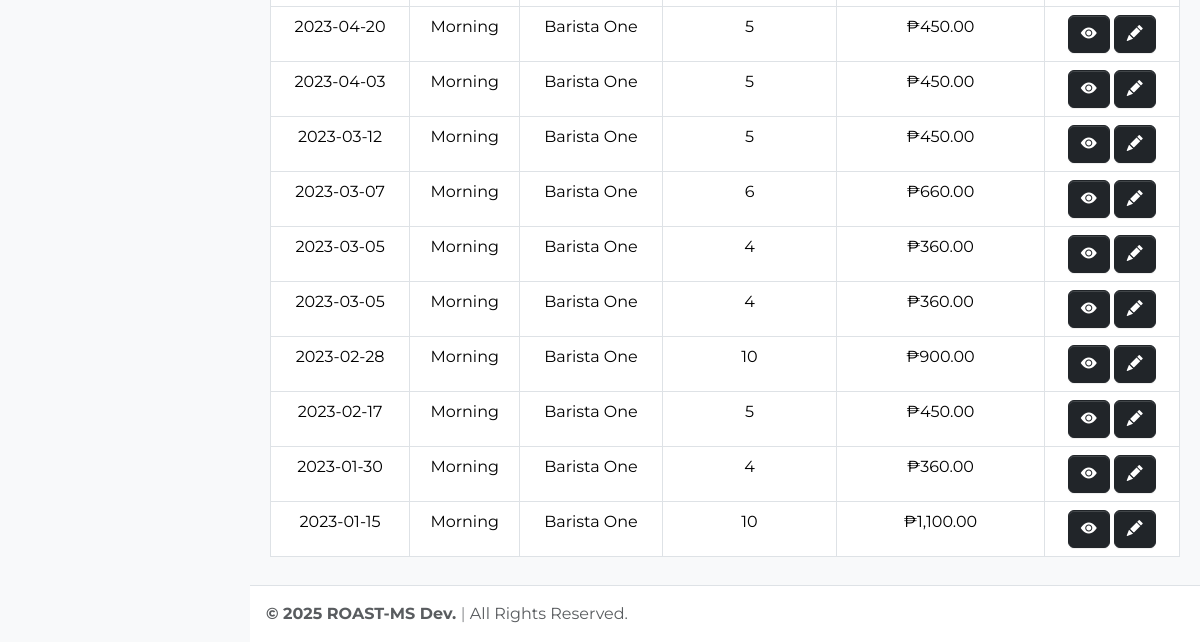
The page /pages/barista/salestracking.php (signed in, lower part) on the database as committed earlier.
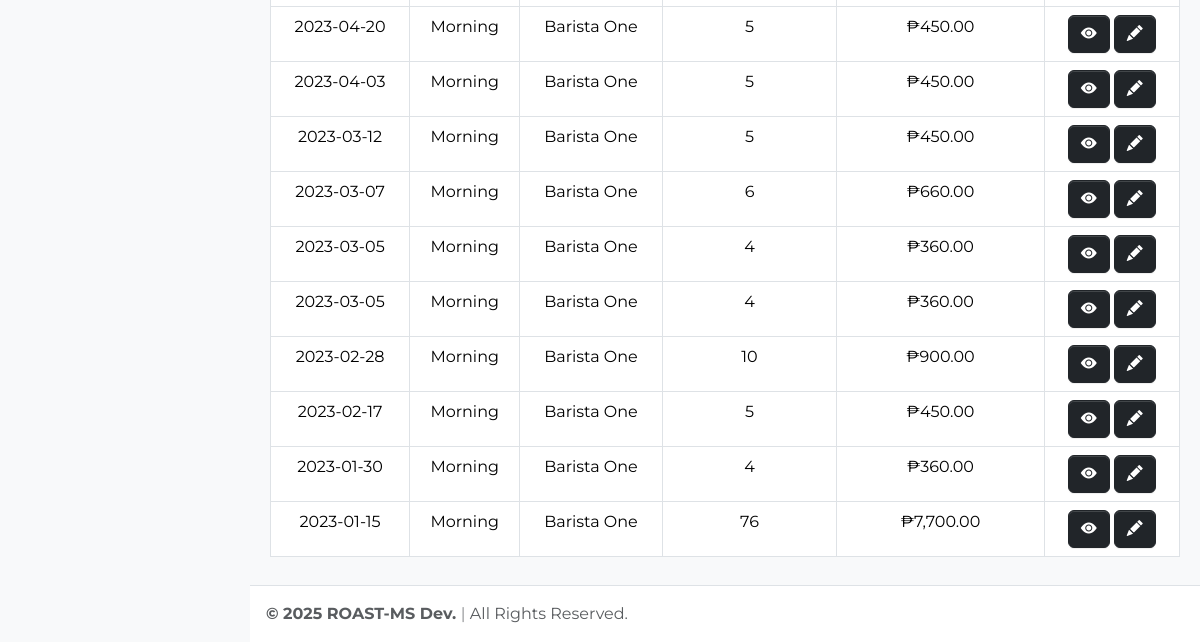
The same page on the database as committed later.
### tables this page shows
CREATE TABLE `sales` (
  `id` int(11) NOT NULL,
  `sale_date` date NOT NULL,
  `shift` varchar(20) NOT NULL,
  `barista` varchar(100) NOT NULL,
  `total_quantity` int(11) NOT NULL,
  `total_amount` decimal(10,2) NOT NULL,
  `created_at` timestamp NOT NULL DEFAULT current_timestamp()
);

### pages/barista/salestracking.php (the view, shortened to what this page needs)
<?php
require_once $_SERVER['DOCUMENT_ROOT'] . '/roast-ms/auth.php';
?>
<!DOCTYPE html>
<html lang="en">
<head>
    <link rel="stylesheet" href="https://cdn.jsdelivr.net/npm/overlayscrollbars@2.10.1/styles/overlayscrollbars.min.css"
 />
    <link rel="stylesheet" href="https://cdn.jsdelivr.net/npm/bootstrap-icons@1.11.3/font/bootstrap-icons.min.css"
 />
    <link rel="stylesheet" href="/roast-ms/assets/css/style.css" />
    <link rel="stylesheet" href="/roast-ms/assets/css/adminlte.css" />
    <link rel="stylesheet" href="/roast-ms/assets/css/validate.css" />
    <link rel="stylesheet" href="https://cdn.jsdelivr.net/npm/apexcharts@3.37.1/dist/apexcharts.css"
 />
    <link href="https://cdn.jsdelivr.net/npm/bootstrap@5.3.3/dist/css/bootstrap.min.css" rel="stylesheet"
>
    <link rel="stylesheet" href="https://cdn.datatables.net/2.2.2/css/dataTables.bootstrap5.css">
    <link rel="stylesheet" href="https://cdn.datatables.net/buttons/3.2.2/css/buttons.dataTables.min.css">
    <link rel="stylesheet" href="https://cdnjs.cloudflare.com/ajax/libs/toastr.js/latest/toastr.min.css" />
</head>
<body class="layout-fixed sidebar-expand-lg sidebar-mini bg-body-tertiary">
    <div class="app-wrapper">
        <main class="app-main">
            <div class="app-content">
                <div class="container-fluid">
                    <div class="table-responsive">
                        <div class="data_table">
                            <table id="salesTable" class="table table-hover table-bordered" style="width:100%">
                                <tbody>
                                    <?php
                                    $currentUser = $_SESSION['name'];
                                    $result = $conn->prepare("SELECT * FROM sales WHERE barista = ? ORDER BY sale_date DESC");
                                    $result->bind_param("s", $currentUser);
                                    $result->execute();
                                    $data = $result->get_result();
                                    while ($row = $data->fetch_assoc()):
                                    ?>
                                        <tr class="text-center">
                                            <td><?= htmlspecialchars($row['sale_date']) ?></td>
                                            <td><?= htmlspecialchars($row['shift']) ?></td>
                                            <td><?= htmlspecialchars($row['barista']) ?></td>
                                            <td><?= htmlspecialchars($row['total_quantity']) ?></td>
                                            <td>₱<?= number_format($row['total_amount'], 2) ?></td>
                                            <td>
                                                <button type="button" class="btn btn-dark" data-bs-toggle="modal"
                                                    data-bs-target="#viewSalesModal" data-id="<?= $row['id'] ?>"
                                                    data-date="<?= $row['sale_date'] ?>" data-shift="<?= $row['shift'] ?>"
                                                    data-barista="<?= $row['barista'] ?>">
                                                    <i class="bi bi-eye-fill"></i>
                                                </button>
                                                <button type="button" class="btn btn-dark" data-bs-toggle="modal"
                                                    data-bs-target="#editSalesModal" data-id="<?= $row['id']; ?>">
                                                    <i class="bi bi-pencil-fill"></i>
                                                </button>
                                            </td>
                                        </tr>
                                    <?php endwhile; ?>
                                </tbody>
                            </table>
                        </div>
                    </div>
                </div>
            </div>
        </main>
        <footer class="app-footer">
            <strong>
                © <span id="year"></span> ROAST-MS Dev. <span class="fw-light">|</span>
            </strong>
            All Rights Reserved.
        </footer>
    </div>
</body>
</html>

Rows that differ between the two databases and show on the page:
changed sales (number 10 of 10 on the later page): total_quantity "10" → "76"; total_amount "1,100.00" → "7,700.00"
